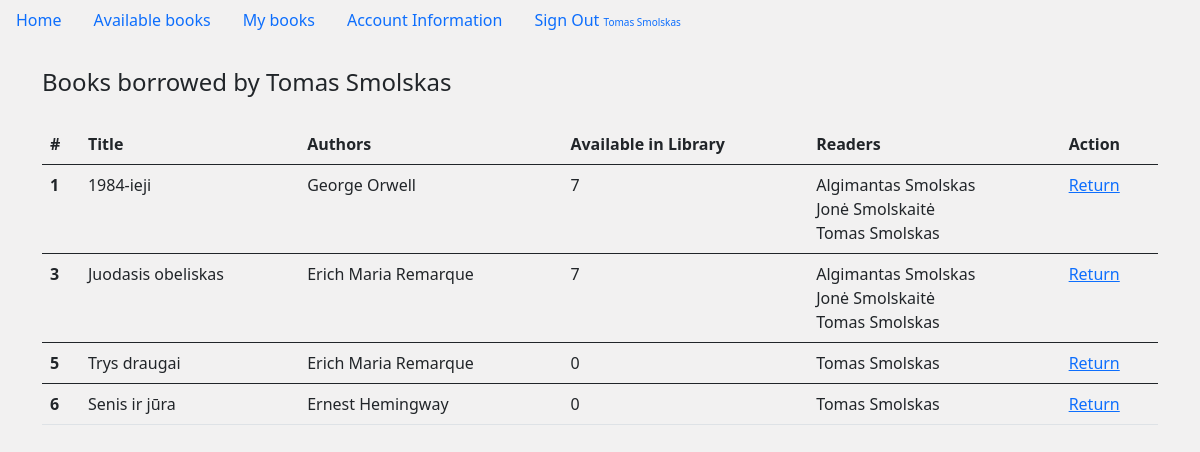
The app's page /my_books (signed in), older data.
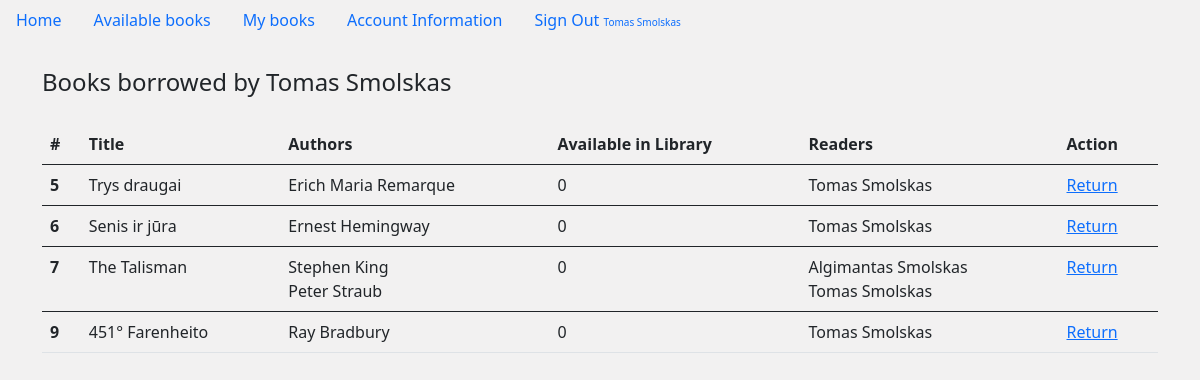
The same page, newer data.
### main.py (models this page shows)
class Book(db.Model):
    __tablename__ = 'book'
    id = db.Column(db.Integer, primary_key=True)
    title = db.Column(db.String(300))
    authors = db.relationship('Author', secondary=helper_table, back_populates='books')
    readers = db.relationship('User', secondary=helper_table_2, back_populates='books')
    stock = db.Column(db.Integer, nullable=False, default=1)

class Author(db.Model):
    __tablename__ = 'author'
    id = db.Column(db.Integer, primary_key=True)
    first_name = db.Column(db.String(150))
    last_name = db.Column(db.String(300))
    books = db.relationship('Book', secondary=helper_table, back_populates='authors')

class User(db.Model, UserMixin):
    __tablename__ = 'user'
    id = db.Column(db.Integer, primary_key=True)
    first_name = db.Column(db.String(100), nullable=False)
    last_name = db.Column(db.String(100), nullable=False)
    email_address = db.Column(db.String(100), nullable=False, unique=True)
    password = db.Column(db.String(100), nullable=False)
    books = db.relationship('Book', secondary=helper_table_2, back_populates='readers')
    is_admin = db.Column(db.Boolean, nullable=False, default=False)

### main.py (the view)
@app.route('/my_books')
@login_required
def my_books():
    my_books = Book.query.all()
    return render_template('my_books.html', my_books=my_books)

### main.py (called while the page is built)
@login_manager.user_loader
def load_user(user_id):
    return User.query.get(user_id)

### templates/my_books.html
{% extends "base.html" %}
{% block content %}
{% if my_books %}
<legend class="mb-4">Books borrowed by {{current_user.first_name}} {{current_user.last_name}}</legend>
<table class="table">
    <thead>
    <tr>
        <th scope="col">#</th>
        <th scope="col">Title</th>
        <th scope="col">Authors</th>
        <th scope="col">Available in Library</th>
        <th scope="col">Readers</th>
        <th scope="col">Action</th>
    </tr>
    </thead>
    {% for book in my_books %}
    {% if current_user in book.readers %}
    <tbody>
    <tr class="table">
        <th scope="row">{{ book.id }}</th>
        <td>{{ book.title }}</td>
        <td>
            {% for author in book.authors %}
            {{author.first_name}} {{author.last_name}}
            <br>
            {% endfor %}
        </td>
        <td>{{ book.stock }}</td>
        <td>
            {% for reader in book.readers %}
            {{reader.first_name}} {{reader.last_name}}
            <br>
            {% endfor %}
        </td>
        <td><a href="{{ url_for('return_book', id=book['id']) }}">Return</a></td>
    </tr>
    {% endif %}
    {% endfor %}
    </tbody>
</table>
{% endif %}
{% endblock %}

### templates/base.html (shortened to what this page needs)
<!doctype html>
<html lang="en">
<head>
    <link href="https://cdn.jsdelivr.net/npm/bootstrap@5.0.2/dist/css/bootstrap.min.css" rel="stylesheet"
>
</head>
<body>
<ul class="nav">
    <li class="nav-item">
        <a class="nav-link active" aria-current="page" href="{{ url_for('home') }}">Home</a>
    </li>
    {% if current_user.is_authenticated %}
    <li class="nav-item">
        <a class="nav-link" href="{{ url_for('available_books') }}">Available books</a>
    </li>
    <li class="nav-item">
        <a class="nav-link" href="{{ url_for('my_books') }}">My books</a>
    </li>
    <li class="nav-item">
        <a class="nav-link" href="{{ url_for('update_account_information') }}">Account Information</a>
    </li>
    <li class="nav-item">
        <a class="nav-link" href="{{ url_for('sign_out') }}"> Sign Out <font size="1rem">
            {{current_user.first_name}} {{current_user.last_name}}</font></span></a>
    </li>
    {% endif %}
</ul>
<div class="container">
    <br>
    {% block content %}
    {% endblock %}
</div>
</body>
</html>

Row changes from the older to the newer data that the page shows:
no longer on this page (row edited): Book: id "1", title "1984-ieji", stock "7", User (first_name "Algimantas", last_name "Smolskas"), User (first_name "Tomas", last_name "Smolskas")
no longer on this page (row unchanged): Author: first_name "George", last_name "Orwell", shown under "1"
no longer on this page (row unchanged): User: first_name "Jonė", last_name "Smolskaitė"
no longer on this page (row edited): Book: id "3", title "Juodasis obeliskas", stock "7", Author (first_name "Erich Maria", last_name "Remarque"), User (first_name "Algimantas", last_name "Smolskas"), User (first_name "Tomas", last_name "Smolskas")
now on this page (row edited): Book: id "7", title "The Talisman", stock "0", User (first_name "Algimantas", last_name "Smolskas"), User (first_name "Tomas", last_name "Smolskas")
now on this page (row unchanged): Author: first_name "Stephen", last_name "King", shown under "7"
now on this page (row unchanged): Author: first_name "Peter", last_name "Straub", shown under "7"
added Book: id "9", title "451° Farenheito", stock "0", User (first_name "Tomas", last_name "Smolskas")
added Author: first_name "Ray", last_name "Bradbury", shown under "9"
